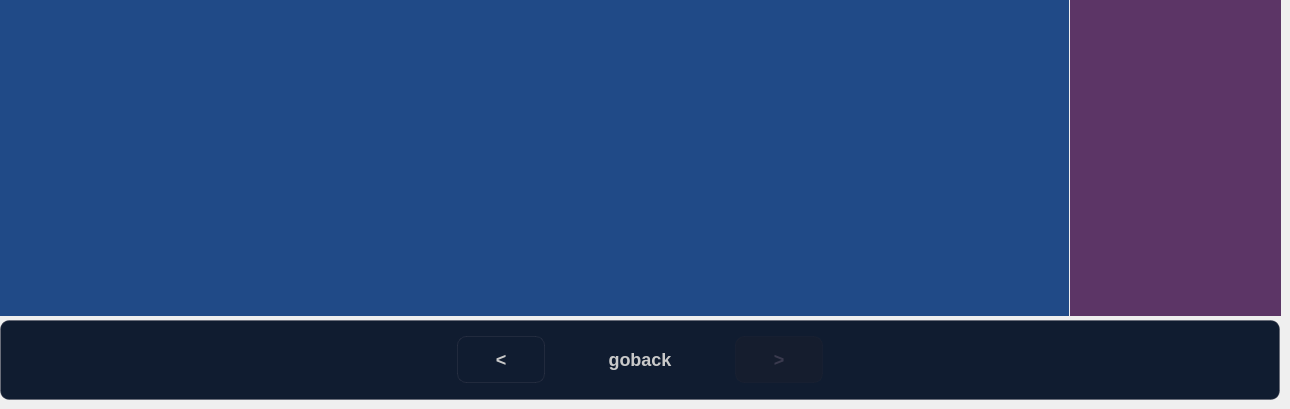
        <widget class="QWidget" name="settingspage">
         <property name="font">
          <font>
           <family>WenQuanYi Micro Hei</family>
          </font>
         </property>
         <property name="cursor">
          <cursorShape>BlankCursor</cursorShape>
         </property>
         <property name="contextMenuPolicy">
          <enum>Qt::NoContextMenu</enum>
         </property>
         <property name="styleSheet">
          <string notr="true">#settingspage
{
background-color: transparent;
}</string>
         </property>
         <widget class="QFrame" name="settingbottomframe">
          <property name="geometry">
           <rect>
            <x>0</x>
            <y>320</y>
            <width>1280</width>
            <height>80</height>
           </rect>
          </property>
          <property name="font">
           <font>
            <family>WenQuanYi Micro Hei</family>
           </font>
          </property>
          <property name="cursor">
           <cursorShape>BlankCursor</cursorShape>
          </property>
          <property name="contextMenuPolicy">
           <enum>Qt::NoContextMenu</enum>
          </property>
          <property name="styleSheet">
           <string notr="true">#settingbottomframe {
    background-color: #101C30;
    border-radius: 9px;
    border: 1px solid rgba(74, 74, 90, 0.4);
}
QPushButton{
    background-color: #1A2A45;
    border: 1px solid rgba(74, 74, 90, 0.3);
    border-radius: 9px;
    font-family: &quot;WenQuanYi Micro Hei&quot;;
	font-weight: bold;
    font-size: 18px;
	color: #C9C9C9;
    padding: 12px 1px;
}
QPushButton:hover {
    background-color: #243356;
    border-color: rgba(100, 100, 130, 0.6);
    color: #E0E0E0;
}
QPushButton:pressed {
    background-color: #0D1525;
    border-color: rgba(100, 100, 130, 0.8);
    color: #FFFFFF;
}</string>
          </property>
          <property name="frameShape">
           <enum>QFrame::NoFrame</enum>
          </property>
          <property name="frameShadow">
           <enum>QFrame::Plain</enum>
          </property>
          <property name="lineWidth">
           <number>0</number>
          </property>
          <layout class="QHBoxLayout" name="horizontalLayout_4" stretch="5,1,2,1,5">
           <property name="leftMargin">
            <number>6</number>
           </property>
           <property name="topMargin">
            <number>0</number>
           </property>
           <property name="rightMargin">
            <number>6</number>
           </property>
           <property name="bottomMargin">
            <number>0</number>
           </property>
           <item>
            <widget class="QPushButton" name="settingpushButton1">
             <property name="enabled">
              <bool>false</bool>
             </property>
             <property name="cursor">
              <cursorShape>BlankCursor</cursorShape>
             </property>
             <property name="focusPolicy">
              <enum>Qt::NoFocus</enum>
             </property>
             <property name="contextMenuPolicy">
              <enum>Qt::NoContextMenu</enum>
             </property>
             <property name="styleSheet">
              <string notr="true">#settingpushButton1
{
background-color: transparent;
border:none;
}
#settingpushButton1:hover {
}
#settingpushButton1:pressed {
}</string>
             </property>
             <property name="text">
              <string/>
             </property>
            </widget>
           </item>
           <item>
            <widget class="QPushButton" name="settingrowsbackpushButton">
             <property name="enabled">
              <bool>true</bool>
             </property>
             <property name="cursor">
              <cursorShape>BlankCursor</cursorShape>
             </property>
             <property name="focusPolicy">
              <enum>Qt::NoFocus</enum>
             </property>
             <property name="contextMenuPolicy">
              <enum>Qt::NoContextMenu</enum>
             </property>
             <property name="styleSheet">
              <string notr="true">#settingrowsbackpushButton {
    background-color: transparent;
    border: 1px solid rgba(74, 74, 90, 0.3);
}
#settingrowsbackpushButton:disabled {
    background-color: #151D2E;
    color: #3A3A4E;
	border: 1px solid rgba(40, 40, 55, 0.2);
}
#settingrowsbackpushButton:hover {
    background-color: #1A2A45;
    color: #FFFFFF;
}
#settingrowsbackpushButton:pressed {
    background-color: #0D1525;
}</string>
             </property>
             <property name="text">
              <string>&lt;</string>
             </property>
            </widget>
           </item>
           <item>
            <widget class="QPushButton" name="settingrowslabelpushButton">
             <property name="enabled">
              <bool>false</bool>
             </property>
             <property name="cursor">
              <cursorShape>BlankCursor</cursorShape>
             </property>
             <property name="focusPolicy">
              <enum>Qt::NoFocus</enum>
             </property>
             <property name="contextMenuPolicy">
              <enum>Qt::NoContextMenu</enum>
             </property>
             <property name="styleSheet">
              <string notr="true">#settingrowslabelpushButton
{
background-color: transparent;
border:none;
}
#settingrowslabelpushButton:hover {
}
#settingrowslabelpushButton:pressed {
}</string>
             </property>
             <property name="text">
              <string>goback</string>
             </property>
            </widget>
           </item>
           <item>
            <widget class="QPushButton" name="settingrowsnextpushButton">
             <property name="enabled">
              <bool>false</bool>
             </property>
             <property name="cursor">
              <cursorShape>BlankCursor</cursorShape>
             </property>
             <property name="focusPolicy">
              <enum>Qt::NoFocus</enum>
             </property>
             <property name="contextMenuPolicy">
              <enum>Qt::NoContextMenu</enum>
             </property>
             <property name="styleSheet">
              <string notr="true">#settingrowsnextpushButton {
    background-color: transparent;
    border: 1px solid rgba(74, 74, 90, 0.3);
}
#settingrowsnextpushButton:disabled {
    background-color: #151D2E;
    color: #3A3A4E;
	border: 1px solid rgba(40, 40, 55, 0.2);
}
#settingrowsnextpushButton:hover {
    background-color: #1A2A45;
    color: #FFFFFF;
}
#settingrowsnextpushButton:pressed {
    background-color: #0D1525;
}</string>
             </property>
             <property name="text">
              <string>&gt;</string>
             </property>
            </widget>
           </item>
           <item>
            <widget class="QPushButton" name="settingpushButton2">
             <property name="enabled">
              <bool>false</bool>
             </property>
             <property name="cursor">
              <cursorShape>BlankCursor</cursorShape>
             </property>
             <property name="focusPolicy">
              <enum>Qt::NoFocus</enum>
             </property>
             <property name="contextMenuPolicy">
              <enum>Qt::NoContextMenu</enum>
             </property>
             <property name="styleSheet">
              <string notr="true">#settingpushButton2
{
background-color: transparent;
border:none;
}
#settingpushButton2:hover {
}
#settingpushButton2:pressed {
}</string>
             </property>
             <property name="text">
              <string/>
             </property>
            </widget>
           </item>
          </layout>
         </widget>
         <widget class="QFrame" name="settingkeyframe">
          <property name="geometry">
           <rect>
            <x>1070</x>
            <y>0</y>
            <width>211</width>
            <height>316</height>
           </rect>
          </property>
          <property name="font">
           <font>
            <family>WenQuanYi Micro Hei</family>
            <pointsize>12</pointsize>
           </font>
          </property>
          <property name="cursor">
           <cursorShape>BlankCursor</cursorShape>
          </property>
          <property name="contextMenuPolicy">
           <enum>Qt::NoContextMenu</enum>
          </property>
          <property name="styleSheet">
           <string notr="true">background-color: rgb(92, 53, 102);</string>
          </property>
          <property name="frameShape">
           <enum>QFrame::NoFrame</enum>
          </property>
          <property name="frameShadow">
           <enum>QFrame::Plain</enum>
          </property>
          <property name="lineWidth">
           <number>0</number>
          </property>
         </widget>
         <widget class="QFrame" name="settingframe">
          <property name="geometry">
           <rect>
            <x>0</x>
            <y>0</y>
            <width>1069</width>
            <height>316</height>
           </rect>
          </property>
          <property name="minimumSize">
           <size>
            <width>0</width>
            <height>0</height>
           </size>
          </property>
          <property name="maximumSize">
           <size>
            <width>16777215</width>
            <height>16777215</height>
           </size>
          </property>
          <property name="font">
           <font>
            <family>WenQuanYi Micro Hei</family>
           </font>
          </property>
          <property name="cursor">
           <cursorShape>BlankCursor</cursorShape>
          </property>
          <property name="contextMenuPolicy">
           <enum>Qt::NoContextMenu</enum>
          </property>
          <property name="styleSheet">
           <string notr="true">background-color: rgb(32, 74, 135);</string>
          </property>
          <property name="frameShape">
           <enum>QFrame::NoFrame</enum>
          </property>
          <property name="frameShadow">
           <enum>QFrame::Plain</enum>
          </property>
          <property name="lineWidth">
           <number>0</number>
          </property>
         </widget>
        </widget>
